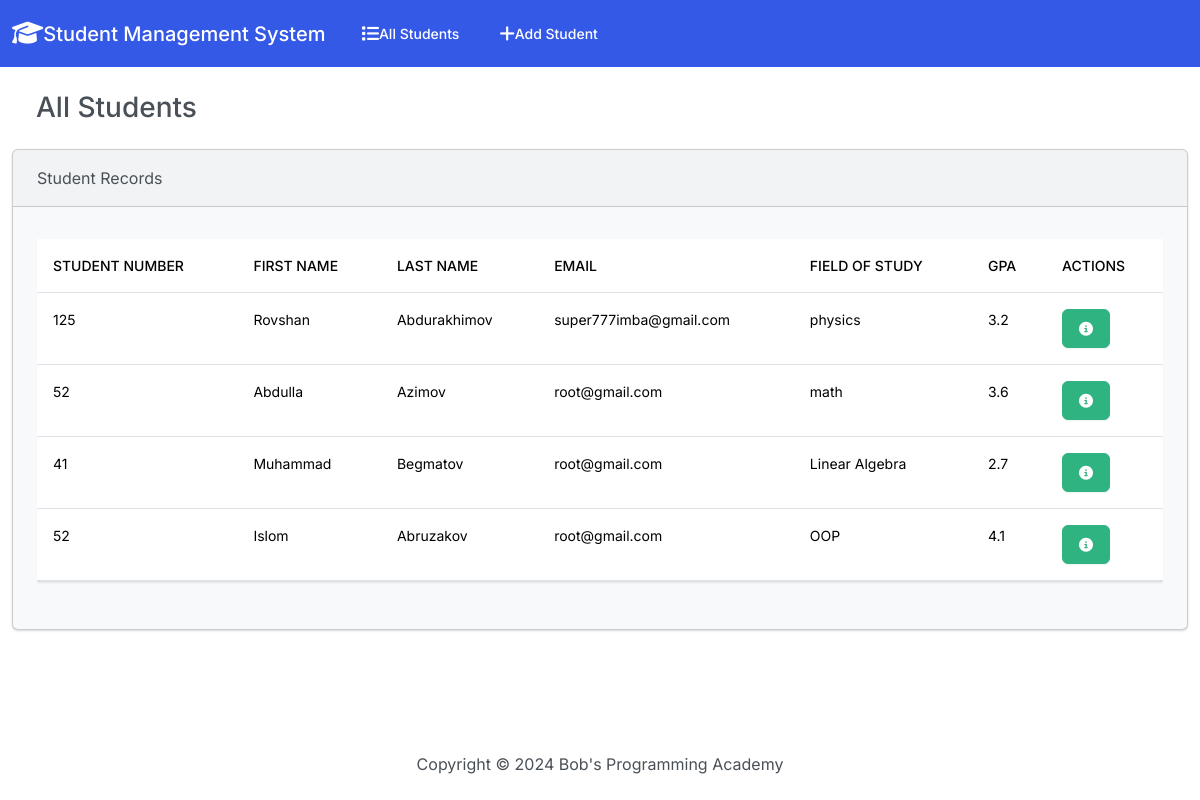
The page / on the database its author committed.
### student/models.py (models this page shows, shortened)
class Student(models.Model):
    field_of_study = models.CharField(max_length=50)
    gpa = models.FloatField()
    first_name = models.CharField(max_length=50)
    last_name = models.CharField(max_length=50)
    student_number = models.PositiveIntegerField()
    email = models.EmailField(max_length=100)

### student/views.py (the view)
# urls.py: path('',views.index,name='index'),
def index(request):
    return render(request,"students/index.html",{
        "students" : Student.objects.all()
    })

### student/templates/students/index.html (shortened to what this page needs)
{% extends "students/base.html" %}
{% block body %}
<h3 class="m-4">All Students</h3>
<div class="row">
    <div class="col-12">
        {% if students %}
        <div class="card bg-light" ms-4 me-4 mb-4>
          <div class="card-header">Student Records</div>
          <div class="card-body">
            <p class="card-text">
              <div class="table-responsive">
                <table class="table table-hover">
                  <thead>
                    <tr>
                      <th scope="col">Student number</th>
                      <th scope="col">First Name</th>
                      <th scope="col">Last Name</th>
                      <th scope="col">Email</th>
                      <th scope="col">Field of Study</th>
                      <th scope="col">GPA</th>
                      <th scope="col">Actions</th>
                    </tr>
                  </thead>
                  <tbody>
                    {% for student in students %}
                      <tr>
                        <td>{{ student.student_number }}</td>
                        <td>{{ student.first_name }}</td>
                        <td>{{ student.last_name }}</td>
                        <td>{{ student.email }}</td>
                        <td>{{ student.field_of_study }}</td>
                        <td>{{ student.gpa }}</td>
                        <td>
                          <button type="button" class="btn btn-success me-1" href="{% url 'view_student' student.id %}" data-bs-toggle="modal" data-bs-target="#myModal{{student.id}}"><i class="fa-solid fa-circle-info"></i></button>
                        </td>
                      </tr>
                    {% endfor %}
                  </tbody>
                </table>
              </div>
            </p>
          </div>
      </div>
        {% else %}
          <h5 class="alert alert-primary ms-4 me-4">No Students Records</h5>
        {% endif %}
    </div>
</div>
{% endblock %}

### student/templates/students/base.html (shortened to what this page needs)
{% load static %}
<!DOCTYPE html>
<html lang="en">
<head>
    <link href="https://cdn.jsdelivr.net/npm/bootstrap@5.3.2/dist/css/bootstrap.min.css" rel="stylesheet">
    <link rel="stylesheet" href="{% static 'css/bootstrap.min.css' %}">
    <link rel="stylesheet" href="https://cdnjs.cloudflare.com/ajax/libs/font-awesome/6.5.1/css/all.min.css" />
</head>
<body class="d-flex flex-column min-vh-100">
    <nav class="navbar navbar-expand-lg bg-primary" data-bs-theme="dark">
        <div class="container-fluid">
          <a class="navbar-brand" href="{% url 'index' %}"><i class="fa-solid fa-graduation-cap fa-lg"></i>Student Management System</a>
          <div class="collapse navbar-collapse" id="navbarColor01">
            <ul class="navbar-nav me-auto">
              <li class="nav-item">
                <a class="nav-link active" href="{% url 'index' %}">All Students
                </a>
              </li>
              <li class="nav-item">
                <a class="nav-link active" href="{% url 'add' %}">Add Student</a>
              </li>
            </ul>
          </div>
        </div>
      </nav>
      <div class="container-fluid">
        {% block body %}
        {% endblock %}
      </div>
      <footer class="mt-auto mb-4">
        <div class="text-center">
            <span>
                Copyright &copy; <script>document.write(new Date().getFullYear())</script>
                Bob's Programming Academy
            </span>
        </div>
      </footer>
</body>
</html>

### rows shown on the page
Student: student_number "125", first_name "Rovshan", last_name "Abdurakhimov", email "super777imba@gmail.com", field_of_study "physics", gpa "3.2"
Student: student_number "52", first_name "Abdulla", last_name "Azimov", email "root@gmail.com", field_of_study "math", gpa "3.6"
Student: student_number "41", first_name "Muhammad", last_name "Begmatov", email "root@gmail.com", field_of_study "Linear Algebra", gpa "2.7"
Student: student_number "52", first_name "Islom", last_name "Abruzakov", email "root@gmail.com", field_of_study "OOP", gpa "4.1"
